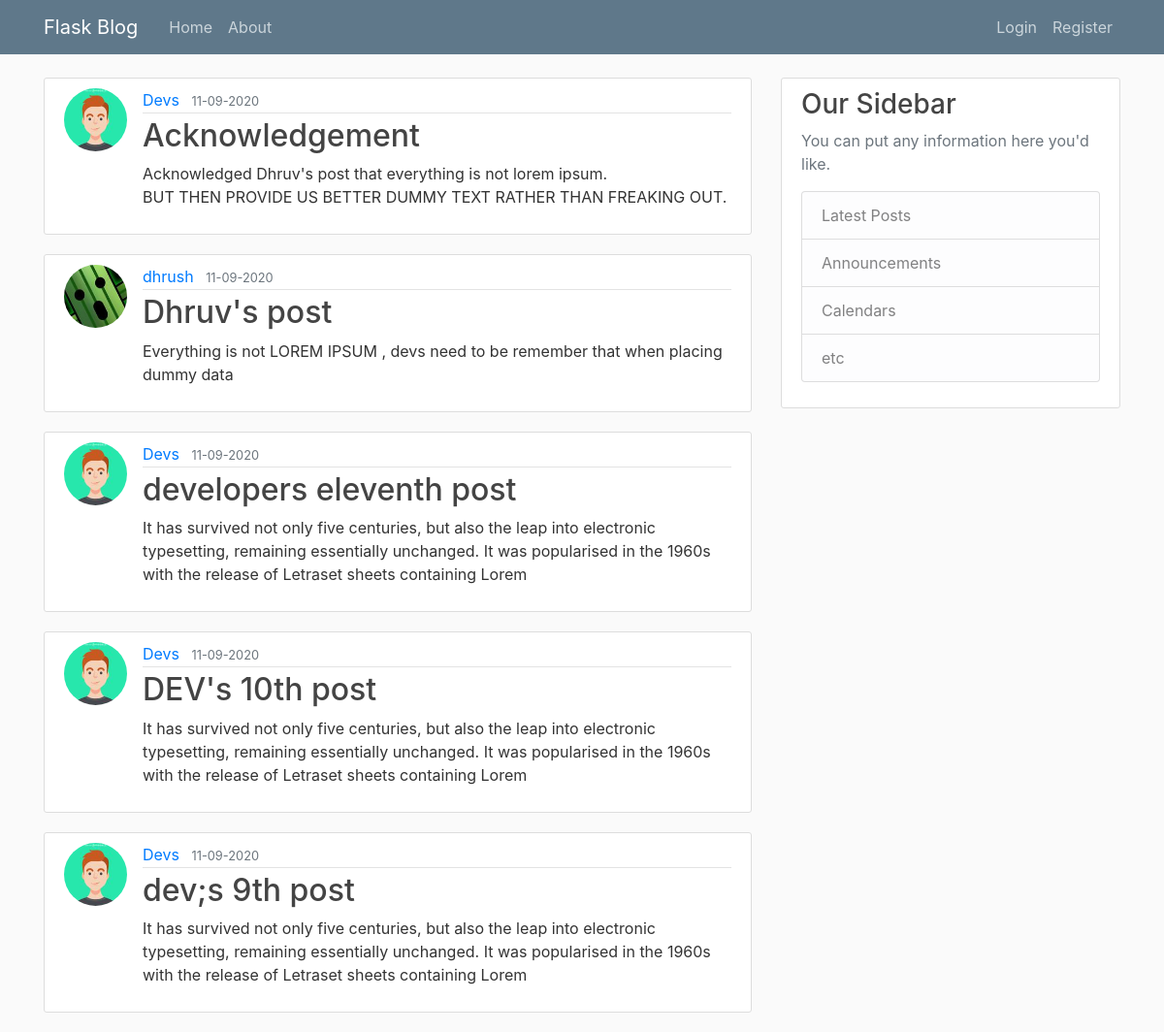
Page /home on the earlier database version.
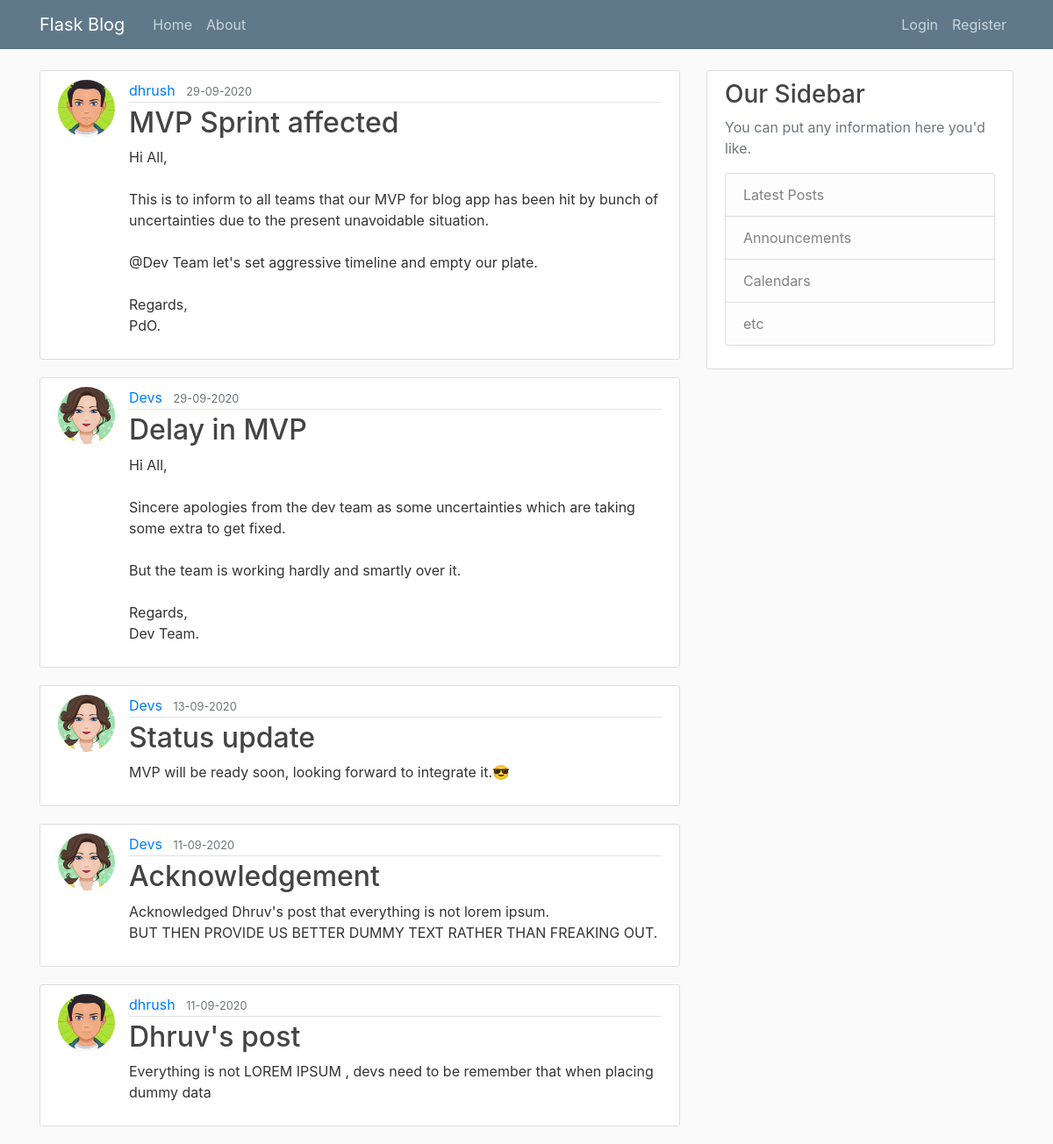
Same page on the later database version.
### flaskblog/models.py (models this page shows, shortened)
class Post(db.Model):
    id = db.Column(db.Integer, primary_key = True)
    title =  db.Column(db.String(100), nullable = False)
    date_posted = db.Column(db.DateTime, nullable = False, default = datetime.utcnow)
    content = db.Column(db.Text, nullable = False)
    user_id = db.Column(db.Integer, db.ForeignKey('user.id'), nullable = False)

class User(db.Model, UserMixin):
    id = db.Column(db.Integer, primary_key = True)
    username = db.Column(db.String(20), unique = True, nullable = False)
    email = db.Column(db.String(120), unique = True, nullable = False)
    image_file = db.Column(db.String(20), nullable = False, default = 'default.jpg')
    password = db.Column(db.String(60), nullable = False)
    posts = db.relationship('Post', backref = 'author', lazy = True)

### flaskblog/main/routes.py (the view)
@main.route("/")
@main.route("/home")
def home():
    page = request.args.get('page', 1, type=int)
    posts = Post.query.order_by(Post.date_posted.desc()).paginate(page=page, per_page=5)
    return render_template('home.html', posts=posts)

### flaskblog/templates/home.html
{% extends "layout.html" %}
{% block content %}
    {% for post in posts.items %}
        <article class="media content-section">
            <img class="rounded-circle article-img" src="{{ url_for('static', filename='profile_pics/'+post.author.image_file) }}" alt="">
            <div class="media-body">
            <div class="article-metadata">
                <a class="mr-2" href="#">{{ post.author.username }}</a>
                <small class="text-muted">{{ post.date_posted.strftime('%d-%m-%Y') }}</small>
            </div>
            <h2><a class="article-title" href="{{ url_for('post', post_id=post.id) }}">{{ post.title }}</a></h2>
            <p class="article-content">{{ post.content }}</p>
            </div>
        </article>
    {% endfor %}
{% endblock content %}

Differences in the rows shown:
no longer on this page (row unchanged): Post: image_file (picture), author.username "Devs", date_posted "11-09-2020", title "developers eleventh post", content "It has survived not only five centuries, but also the leap into electronic typesetting, remaining essentially unchanged. It was popularised in the 1960s with the release of Letraset sheets containing Lorem"
no longer on this page (row unchanged): Post: image_file (picture), author.username "Devs", date_posted "11-09-2020", title "DEV's 10th post", content "It has survived not only five centuries, but also the leap into electronic typesetting, remaining essentially unchanged. It was popularised in the 1960s with the release of Letraset sheets containing Lorem"
no longer on this page (row unchanged): Post: image_file (picture), author.username "Devs", date_posted "11-09-2020", title "dev;s 9th post", content "It has survived not only five centuries, but also the leap into electronic typesetting, remaining essentially unchanged. It was popularised in the 1960s with the release of Letraset sheets containing Lorem"
added Post: image_file (picture), author.username "dhrush", date_posted "29-09-2020", title "MVP Sprint affected", content "Hi All, This is to inform to all teams that our MVP for blog app has been hit by bunch of uncertainties due to the present unavoidable situation. @Dev Team let's set aggressive timeline and empty our plate. Regards, PdO."
added Post: image_file (picture), author.username "Devs", date_posted "29-09-2020", title "Delay in MVP", content "Hi All, Sincere apologies from the dev team as some uncertainties which are taking some extra to get fixed. But the team is working hardly and smartly over it. Regards, Dev Team."
added Post: image_file (picture), author.username "Devs", date_posted "13-09-2020", title "Status update", content "MVP will be ready soon, looking forward to integrate it.😎"
changed through a linked row, Post "Acknowledgement": image_file: a different picture
changed through a linked row, Post "Dhruv's post": image_file: a different picture
